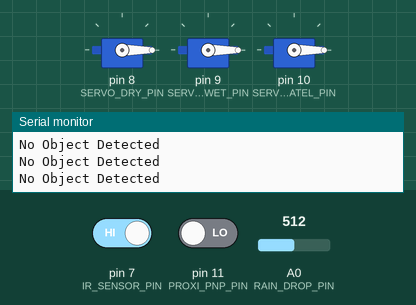
This sketch was run on a simulated Arduino Uno, built with avr-gcc and run on an emulated ATmega328P. Shown: 3 × servo, the last lines printed to the serial monitor. The inputs (shaded band) are chosen by the test bench; at power-on: pin 7 (IR_SENSOR_PIN) HIGH, pin 11 (PROXI_PNP_PIN) LOW, A0 (RAIN_DROP_PIN) = 512.

Above: at 2.8 s.
2.9 s: pin 7 (IR_SENSOR_PIN) driven LOW
At 4.0 s:
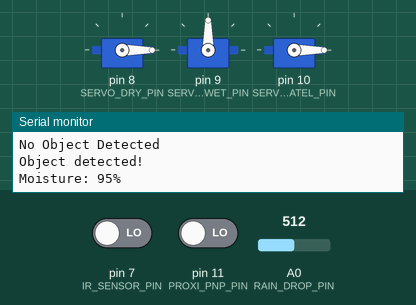
7.0 s: pin 11 (PROXI_PNP_PIN) driven HIGH
At 8.1 s:
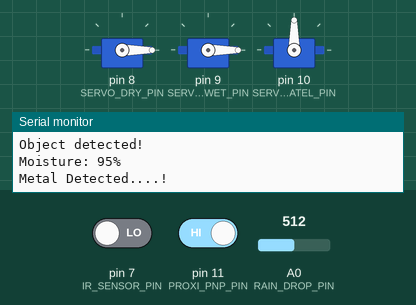
11.1 s: pin 11 (PROXI_PNP_PIN) driven LOW
At 13.1 s:
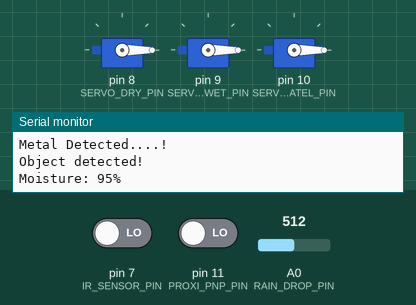
15.2 s: A0 (RAIN_DROP_PIN) set to 898
17.6 s: A0 (RAIN_DROP_PIN) set to 932
At 19.0 s:
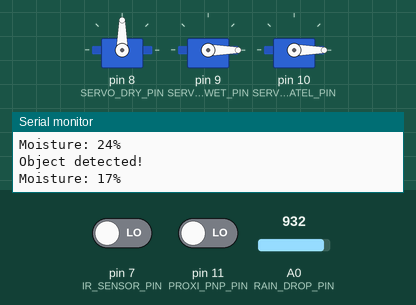
21.7 s: A0 (RAIN_DROP_PIN) set to 900
At 24.7 s:
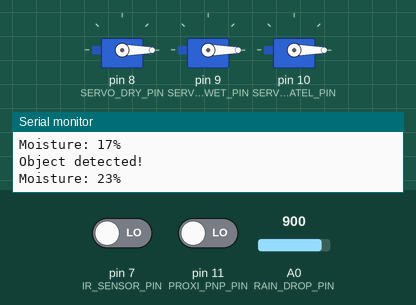
Timing chart, 0 to 26.8 s (numbered marks = the images above; inputs shaded):
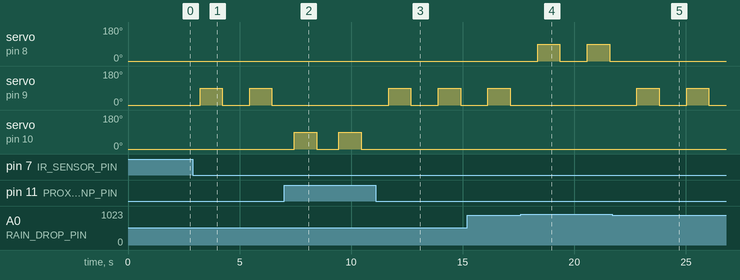

The sketch:

SmartDustbin.ino
```cpp
#include <Servo.h>

#define IR_SENSOR_PIN 7

#define SERVO_DRY_PIN 8
#define SERVO_WET_PIN 9
#define SERVO_MATEL_PIN 10

#define RAIN_DROP_PIN A0
#define PROXI_PNP_PIN 11

Servo servoDry;
Servo servoWet;
Servo servoMatel;

void setup() {
  Serial.begin(9600);

  servoDry.attach(SERVO_DRY_PIN);
  servoWet.attach(SERVO_WET_PIN);
  servoMatel.attach(SERVO_MATEL_PIN);

  servoDry.write(0);
  servoWet.write(0);
  servoMatel.write(0);

  pinMode(IR_SENSOR_PIN, INPUT);
  pinMode(PROXI_PNP_PIN, INPUT);

  Serial.println("System Ready....");
}

void loop() {

  int proxiState = digitalRead(PROXI_PNP_PIN);

  if (proxiState == HIGH) {
    Serial.println("Metal Detected....!");
    openMetalLid();
  } else {
    int irState = digitalRead(IR_SENSOR_PIN);

    if (irState == LOW) {
      Serial.println("Object detected!");

      int moistureValue = getMoistureValue();

      Serial.print("Moisture: ");
      Serial.print(moistureValue);
      Serial.println("%");

      if (moistureValue > 20) {
        openWetLid();
      } else {
        openDrytLid();
      }

    } else {
      Serial.println("No Object Detected");
    }
  }

  delay(1000);
}

int getMoistureValue() {
  int fsoil = 0;
  int totalSoil = 0;

  for (int i = 0; i < 3; i++) {
    int soil = analogRead(RAIN_DROP_PIN);
    soil = constrain(soil, 485, 1023);
    totalSoil += map(soil, 485, 1023, 100, 0);
    delay(75);
  }

  fsoil = totalSoil / 3;

  return fsoil;
}

void openDrytLid() {
  servoDry.write(90);
  delay(1000);

  servoDry.write(0);
  // delay(1000);
}

void openWetLid() {
  servoWet.write(90);
  delay(1000);

  servoWet.write(0);
  // delay(1000);
}

void openMetalLid() {
  servoMatel.write(90);
  delay(1000);

  servoMatel.write(0);
  // delay(1000);
}
```

Measured:
- the behaviour switches between 915 and 916 on A0 (RAIN_DROP_PIN) (found by bisection; images 3 and 4)
- after the input at 2.9 s, servo on pin 9 (SERVO_WET_PIN): alternates 90° for 1.0 s and 0° for 1.2 s, starting after 0.33 s
- after the input at 7.0 s, servo on pin 9 (SERVO_WET_PIN): stops changing and stays 0°; servo on pin 10 (SERVO_MATEL_PIN): alternates 90° for 1.0 s and 0° for 1.0 s, starting after 0.45 s
- after the input at 11.1 s, servo on pin 9 (SERVO_WET_PIN): alternates 90° for 1.0 s and 0° for 1.2 s, starting after 0.58 s; servo on pin 10 (SERVO_MATEL_PIN): stops changing and stays 0°
- after the input at 17.6 s, servo on pin 8 (SERVO_DRY_PIN): alternates 90° for 1.0 s and 0° for 1.2 s, starting after 0.76 s; servo on pin 9 (SERVO_WET_PIN): stops changing and stays 0°
- after the input at 21.7 s, servo on pin 8 (SERVO_DRY_PIN): stops changing and stays 0°; servo on pin 9 (SERVO_WET_PIN): alternates 90° for 1.0 s and 0° for 1.2 s, starting after 1.1 s
